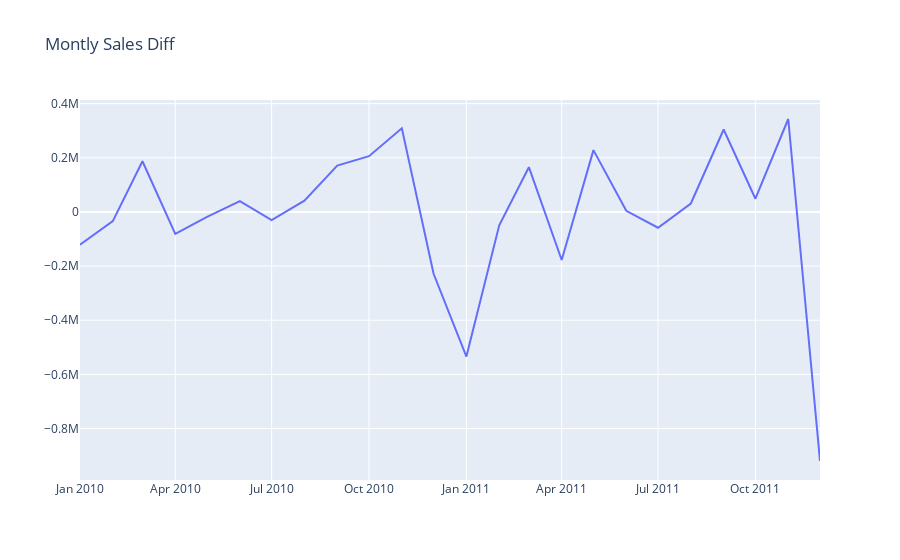

The code cell stored with this chart in its notebook:
### Code cell
#plot sales diff
plot_data = [
    go.Scatter(
        x=df_diff['InvoiceDate'],
        y=df_diff['diff'],
    )
]
plot_layout = go.Layout(
        title='Montly Sales Diff'
    )
fig = go.Figure(data=plot_data, layout=plot_layout)
pyoff.iplot(fig)

### Figure 1 — Plotly figure (JSON) as saved in the notebook; plotly's stock layout.template omitted (floating-point values rounded to 4 significant figures)
{"data": [{"x": ["2010-01-01T00:00:00", "2010-02-01T00:00:00", "2010-03-01T00:00:00", "2010-04-01T00:00:00", "2010-05-01T00:00:00", "2010-06-01T00:00:00", "2010-07-01T00:00:00", "2010-08-01T00:00:00", "2010-09-01T00:00:00", "2010-10-01T00:00:00", "2010-11-01T00:00:00", "2010-12-01T00:00:00", "2011-01-01T00:00:00", "2011-02-01T00:00:00", "2011-03-01T00:00:00", "2011-04-01T00:00:00", "2011-05-01T00:00:00", "2011-06-01T00:00:00", "2011-07-01T00:00:00", "2011-08-01T00:00:00", "2011-09-01T00:00:00", "2011-10-01T00:00:00", "2011-11-01T00:00:00", "2011-12-01T00:00:00"], "y": [-120900.0, -33860.0, 187200.0, -80700.0, -18020.0, 40320.0, -30410.0, 41530.0, 171400.0, 206000.0, 309000.0, -228300.0, -534000.0, -49310.0, 165300.0, -177600.0, 228200.0, 4177.0, -58350.0, 31230.0, 304600.0, 48840.0, 343300.0, -919900.0], "type": "scatter"}], "layout": {"title": {"text": "Montly Sales Diff"}}}
